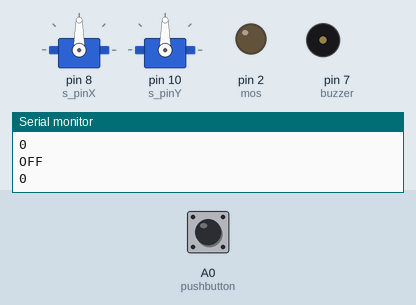
A sketch run on a simulated Arduino Uno, built with avr-gcc and run on an emulated ATmega328P. On the bench: 2 × servo, output pins drawn as LEDs (lit = HIGH), buzzer (waves = sounding), the last lines printed to the serial monitor. Inputs (shaded band) come from the test bench; at power-on: A0 (pushbutton) LOW.

Above: at 6.2 s.
6.3 s: A0 (pushbutton) pulled HIGH for 0.15 s
At 6.57 s:
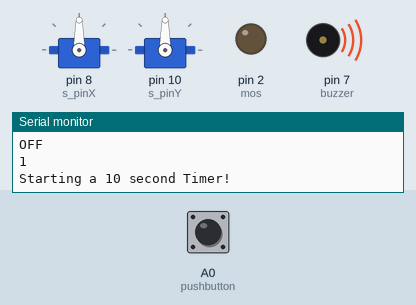
At 18.1 s:
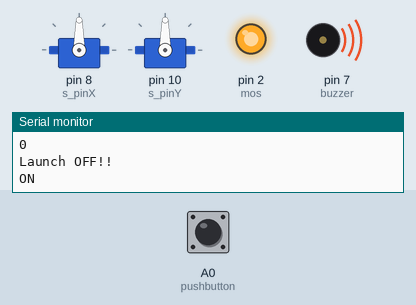
Timing chart, 0 to 20.8 s (numbered marks = the images above; inputs shaded):
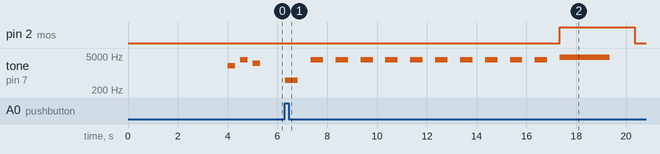

The sketch:

TVC_BurnTest.ino
```cpp
#include <Servo.h>
#define mos 2
#define pushbutton A0
#define buzzer 7
#define LED 12
int s_pinX = 8;
int s_pinY = 10;

Servo servoX;
Servo servoY;

int servoAngle = 0;   // servo position in degrees

int startangle = 60;
int endangle = 120;

int centerangleX = 90;
int centerangleY = 90;

int buttonState = 0;

void setup()
{
  Serial.begin(9600);
  servoX.attach(s_pinX);
  servoY.attach(s_pinY);


  servoX.write(centerangleX);      // Turn SG90 servo Left to 45 degrees
  delay(2000);
  servoY.write(centerangleY);      // Turn SG90 servo Left to 45 degrees
  delay(2000);

  //servo_sweep();

  pinMode(mos, OUTPUT);
  pinMode(pushbutton, INPUT);

  Serial.begin(9600);


  tone(buzzer, 2000, 300);
  delay(500);
  tone(buzzer, 3000, 300);
  tone(buzzer, 3500, 300);
  delay(500);
  tone(buzzer, 2500, 300);

}


void loop()
{

  buttonState = digitalRead(pushbutton);
  digitalWrite(mos, LOW); //Set Mos pin LOW, dont launch by accident!!

  Serial.println(buttonState);

  digitalWrite(LED, LOW);

  if (buttonState == HIGH) {
    tone(buzzer, 500, 500);
    digitalWrite(LED, HIGH);

    Serial.println("Starting a 10 second Timer!");
    delay(1000);
    digitalWrite(LED, LOW);


    tone(buzzer, 3500, 500);
    Serial.println("9");
    delay(1000);
    digitalWrite(LED, HIGH);


    tone(buzzer, 3500, 500);
    Serial.println("8");
    delay(1000);
    digitalWrite(LED, LOW);


    tone(buzzer, 3500, 500);
    Serial.println("7");
    delay(1000);
    digitalWrite(LED, LOW);


    tone(buzzer, 3500, 500);
    Serial.println("6");
    delay(1000);
    digitalWrite(LED, LOW);


    tone(buzzer, 3500, 500);

    Serial.println("5");
    delay(1000);
    digitalWrite(LED, HIGH);


    tone(buzzer, 3500, 500);
    Serial.println("4");
    delay(1000);
    digitalWrite(LED, LOW);

    tone(buzzer, 3500, 500);
    Serial.println("3");
    delay(1000);
    digitalWrite(LED, HIGH);

    tone(buzzer, 3500, 500);
    Serial.println("2");
    delay(1000);
    digitalWrite(LED, LOW);


    tone(buzzer, 3500, 500);

    Serial.println("1");
    delay(1000);
    digitalWrite(LED, HIGH);

    tone(buzzer, 3500, 500);
    Serial.println("0");
    delay(1000);
    digitalWrite(LED, LOW);

    tone(buzzer, 4500, 2000);
    Serial.println("Launch OFF!!");
    digitalWrite(LED, HIGH);

    Serial.println("ON");
    digitalWrite(mos, HIGH);

    delay(3000);

      // servo_fastsweep();

  }

  buttonState = 0; //Wait for switct again. RESET

  Serial.println("OFF");
  digitalWrite(mos, LOW);

}


void servo_fastsweep() {
  //X *******************************************

  for (servoAngle = startangle; servoAngle < endangle; servoAngle += 2) //move the micro servo from 0 degrees to 180 degrees
  {

    servoX.write(servoAngle);
    delay(10);
  }

  delay(100);

  for (servoAngle = endangle; servoAngle > startangle; servoAngle -= 2) //now move back the micro servo from 0 degrees to 180 degrees
  {
    servoX.write(servoAngle);
    delay(10);
  }

  delay(100);
  servoX.write(centerangleX);
  delay(200);


  // for Y

  //****************************************

  for (servoAngle = startangle; servoAngle < endangle; servoAngle += 2) //move the micro servo from 0 degrees to 180 degrees
  {

    servoY.write(servoAngle);
    delay(10);
  }

  delay(100);

  for (servoAngle = endangle; servoAngle > startangle; servoAngle -= 2) //now move back the micro servo from 0 degrees to 180 degrees
  {
    servoY.write(servoAngle);
    delay(10);
  }
  delay(100);
  servoX.write(centerangleX);
  delay(200);
}

void servo_sweep() {

  //X *******************************************

  for (servoAngle = startangle; servoAngle < endangle; servoAngle++) //move the micro servo from 0 degrees to 180 degrees
  {

    servoX.write(servoAngle);
    delay(10);
  }

  delay(100);

  for (servoAngle = endangle; servoAngle > startangle; servoAngle--) //now move back the micro servo from 0 degrees to 180 degrees
  {
    servoX.write(servoAngle);
    delay(10);
  }

  delay(1000);


  servoX.write(centerangleX);

  // for Y

  //****************************************

  for (servoAngle = startangle; servoAngle < endangle; servoAngle++) //move the micro servo from 0 degrees to 180 degrees
  {

    servoY.write(servoAngle);
    delay(10);
  }

  delay(100);

  for (servoAngle = endangle; servoAngle > startangle; servoAngle--) //now move back the micro servo from 0 degrees to 180 degrees
  {
    servoY.write(servoAngle);
    delay(10);
  }

  delay(1000);

  servoX.write(centerangleX);
  servoY.write(centerangleX);
}
```

Measured:
- after the input at 6.3 s, pin 2 (mos): LOW → HIGH after 11.0 s, → LOW 3.0 s later; tone on pin 7 (buzzer): plays 500 Hz for 0.50 s, 3500 Hz for 0.50 s, 3500 Hz for 0.50 s, 3500 Hz for 0.50 s, 3500 Hz for 0.50 s, 3500 Hz for 0.50 s … (12 notes in this stretch), starting at once
- by itself, tone on pin 7 (buzzer): plays 2000 Hz for 0.30 s, 3500 Hz for 0.30 s, 2500 Hz for 0.30 s
